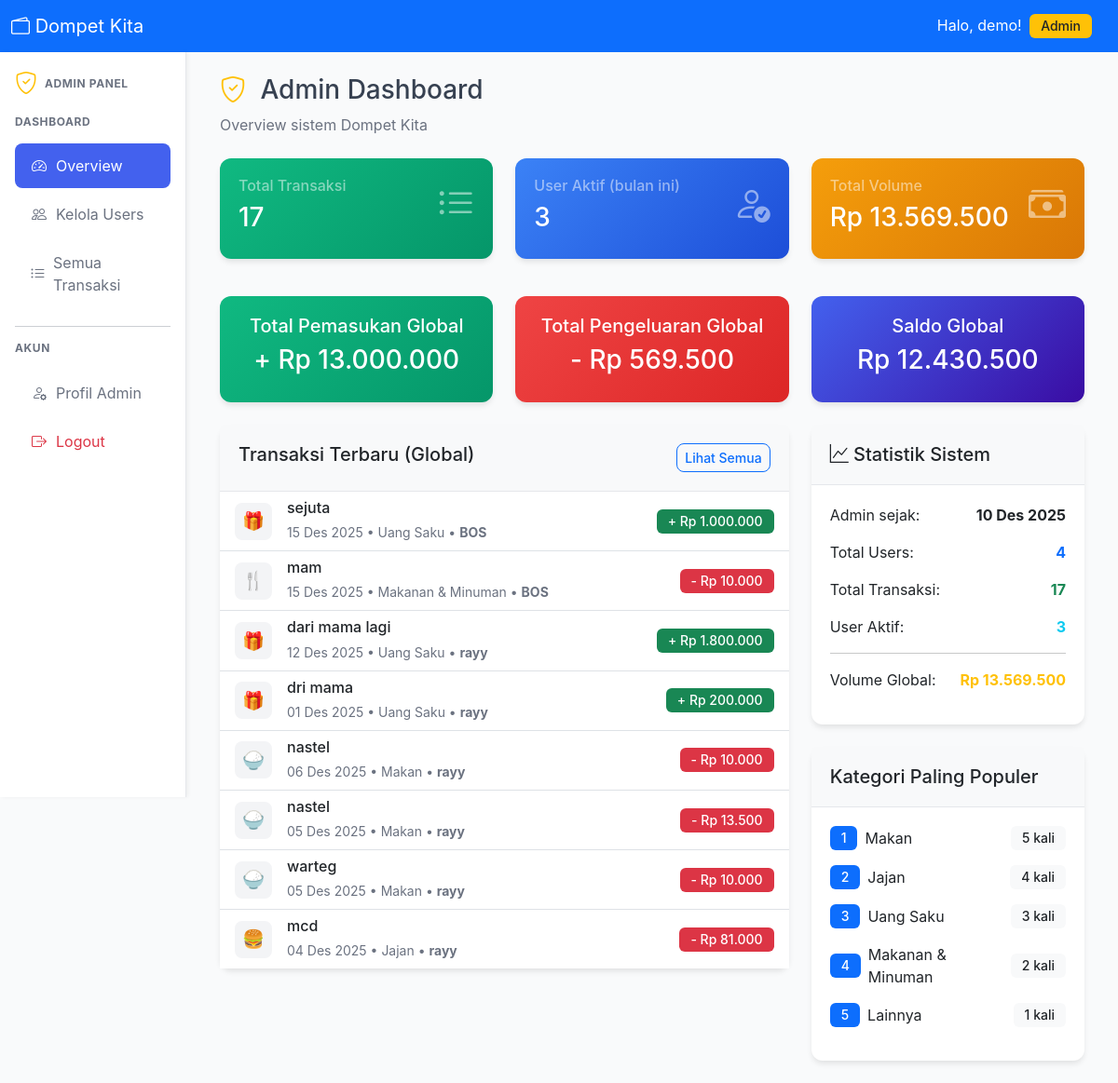
Page /admin/dashboard.php (signed in) on the committed database.
### tables this page shows
CREATE TABLE `transactions` (
  `id` int NOT NULL,
  `user_id` int NOT NULL,
  `category_id` int NOT NULL,
  `type` enum('income','expense') NOT NULL,
  `description` varchar(255) NOT NULL,
  `amount` decimal(15,2) NOT NULL,
  `date` date NOT NULL,
  `notes` text,
  `created_at` timestamp NULL DEFAULT CURRENT_TIMESTAMP,
  `updated_at` timestamp NULL DEFAULT CURRENT_TIMESTAMP ON UPDATE CURRENT_TIMESTAMP
);

CREATE TABLE `categories` (
  `id` int NOT NULL,
  `user_id` int DEFAULT NULL,
  `name` varchar(100) NOT NULL,
  `icon` varchar(10) DEFAULT 0xF09F92B0,
  `color` varchar(7) DEFAULT '#6b7280',
  `type` enum('income','expense') NOT NULL,
  `is_default` tinyint(1) DEFAULT '0',
  `created_at` timestamp NULL DEFAULT CURRENT_TIMESTAMP
);

CREATE TABLE `users` (
  `id` int NOT NULL,
  `username` varchar(50) NOT NULL,
  `name` varchar(100) NOT NULL,
  `email` varchar(100) NOT NULL,
  `password` varchar(255) NOT NULL,
  `role` enum('user','admin') DEFAULT 'user',
  `monthly_budget` decimal(15,2) DEFAULT '1500000.00',
  `created_at` timestamp NULL DEFAULT CURRENT_TIMESTAMP,
  `updated_at` timestamp NULL DEFAULT CURRENT_TIMESTAMP ON UPDATE CURRENT_TIMESTAMP
);

### crud/admin-crud.php (called while the page is built, shortened)
<?php
function getGlobalStats() {
    $db = getDB();
    $stats = [];
    $result = $db->query("SELECT COUNT(*) as count FROM users");
    $stats['total_users'] = $result->fetch_assoc()['count'];
    $result = $db->query("SELECT COUNT(*) as count FROM users WHERE role = 'admin'");
    $stats['total_admins'] = $result->fetch_assoc()['count'];
    $result = $db->query("SELECT COUNT(*) as count FROM users WHERE role = 'user'");
    $stats['total_regular_users'] = $result->fetch_assoc()['count'];
    $result = $db->query("SELECT COUNT(*) as count FROM transactions");
    $stats['total_transactions'] = $result->fetch_assoc()['count'];
    $result = $db->query("SELECT COALESCE(SUM(amount), 0) as total FROM transactions WHERE type = 'income'");
    $stats['total_income'] = $result->fetch_assoc()['total'];
    $result = $db->query("SELECT COALESCE(SUM(amount), 0) as total FROM transactions WHERE type = 'expense'");
    $stats['total_expense'] = $result->fetch_assoc()['total'];
    $result = $db->query("
        SELECT COUNT(DISTINCT user_id) as count
        FROM transactions
        WHERE MONTH(created_at) = MONTH(CURRENT_DATE())
        AND YEAR(created_at) = YEAR(CURRENT_DATE())
    ");
    $stats['active_users'] = $result->fetch_assoc()['count'];
    $result = $db->query("
        SELECT c.name, COUNT(*) as usage_count
        FROM transactions t
        JOIN categories c ON t.category_id = c.id
        GROUP BY c.id, c.name
        ORDER BY usage_count DESC
        LIMIT 5
    ");
    $stats['popular_categories'] = $result->fetch_all(MYSQLI_ASSOC);
    return $stats;
}
function getRecentTransactionsGlobal($limit = 10) {
    $db = getDB();
    $stmt = $db->prepare("
        SELECT t.*, c.name as category_name, c.icon as category_icon, c.color as category_color,
               u.username
        FROM transactions t
        JOIN categories c ON t.category_id = c.id
        JOIN users u ON t.user_id = u.id
        ORDER BY t.created_at DESC
        LIMIT ?
    ");
    $stmt->bind_param("i", $limit);
    $stmt->execute();
    $result = $stmt->get_result();
    $transactions = [];
    while ($row = $result->fetch_assoc()) {
        $transactions[] = $row;
    }
    return $transactions;
}
?>

### config.php (called while the page is built, shortened)
<?php
function formatRupiah($angka) {
    return 'Rp ' . number_format((float)$angka, 0, ',', '.');
}
function formatTanggal($tanggal) {
    $bulan = [
        '01' => 'Jan', '02' => 'Feb', '03' => 'Mar', '04' => 'Apr',
        '05' => 'Mei', '06' => 'Jun', '07' => 'Jul', '08' => 'Ags',
        '09' => 'Sep', '10' => 'Okt', '11' => 'Nov', '12' => 'Des'
    ];
    $tgl = date('d', strtotime($tanggal));
    $bln = $bulan[date('m', strtotime($tanggal))];
    $thn = date('Y', strtotime($tanggal));
    return "$tgl $bln $thn";
}
?>

### crud/user-crud.php (called while the page is built, shortened)
<?php
function getUserById($user_id) {
    $db = getDB();
    $stmt = $db->prepare("SELECT username, name, email, monthly_budget, created_at FROM users WHERE id = ?");
    $stmt->bind_param("i", $user_id);
    $stmt->execute();
    return $stmt->get_result()->fetch_assoc();
}
?>

### admin/dashboard.php (the view, shortened to what this page needs)
<?php
require_once '../config.php';
require_once '../crud/admin-crud.php';
require_once '../crud/user-crud.php';
$admin_id = $_SESSION['user_id'];
$admin = getUserById($admin_id);
$stats = getGlobalStats();
$recent_transactions = getRecentTransactionsGlobal(8);
include '../includes/header.php';
include '../includes/admin-sidebar.php';
?>
<div class="d-flex justify-content-between align-items-center mb-4">
    <div>
        <h1 class="h3">
            <i class="bi bi-shield-check text-warning me-2"></i>
            Admin Dashboard
        </h1>
        <p class="text-muted mb-0">Overview sistem Dompet Kita</p>
    </div>
</div>
<div class="row mb-4">
    <div class="col-md-4 mb-3">
        <div class="card stat-card bg-success text-white">
            <div class="card-body">
                <div class="d-flex justify-content-between">
                    <div>
                        <h6 class="text-white-50">Total Transaksi</h6>
                        <h3><?php echo number_format($stats['total_transactions']); ?></h3>
                    </div>
                    <i class="bi bi-list-ul fs-1 opacity-50"></i>
                </div>
            </div>
        </div>
    </div>
    <div class="col-md-4 mb-3">
        <div class="card stat-card bg-info text-white">
            <div class="card-body">
                <div class="d-flex justify-content-between">
                    <div>
                        <h6 class="text-white-50">User Aktif (bulan ini)</h6>
                        <h3><?php echo number_format($stats['active_users']); ?></h3>
                    </div>
                    <i class="bi bi-person-check fs-1 opacity-50"></i>
                </div>
            </div>
        </div>
    </div>
    <div class="col-md-4 mb-3">
        <div class="card stat-card bg-warning text-white">
            <div class="card-body">
                <div class="d-flex justify-content-between">
                    <div>
                        <h6 class="text-white-50">Total Volume</h6>
                        <h3><?php echo formatRupiah($stats['total_income'] + $stats['total_expense']); ?></h3>
                    </div>
                    <i class="bi bi-cash-stack fs-1 opacity-50"></i>
                </div>
            </div>
        </div>
    </div>
</div>
<div class="row mb-4">
    <div class="col-md-4">
        <div class="card stat-card income-card">
            <div class="card-body text-center">
                <h5>Total Pemasukan Global</h5>
                <h3>+ <?php echo formatRupiah($stats['total_income']); ?></h3>
            </div>
        </div>
    </div>
    <div class="col-md-4">
        <div class="card stat-card expense-card">
            <div class="card-body text-center">
                <h5>Total Pengeluaran Global</h5>
                <h3>- <?php echo formatRupiah($stats['total_expense']); ?></h3>
            </div>
        </div>
    </div>
    <div class="col-md-4">
        <div class="card stat-card balance-card">
            <div class="card-body text-center">
                <h5>Saldo Global</h5>
                <h3><?php echo formatRupiah($stats['total_income'] - $stats['total_expense']); ?></h3>
            </div>
        </div>
    </div>
</div>
<div class="row">
    <div class="col-lg-8">
        <div class="card">
            <div class="card-header d-flex justify-content-between">
                <h5 class="mb-0">Transaksi Terbaru (Global)</h5>
                <a href="transactions.php" class="btn btn-sm btn-outline-primary">Lihat Semua</a>
            </div>
            <div class="card-body p-0">
                <?php if (empty($recent_transactions)): ?>
                <div class="text-center p-4">
                    <i class="bi bi-cash-stack fs-1 text-muted"></i>
                    <p class="text-muted mt-2">Belum ada transaksi</p>
                </div>
                <?php else: ?>
                <div class="list-group list-group-flush">
                    <?php foreach ($recent_transactions as $transaction): ?>
                    <div class="list-group-item">
                        <div class="d-flex justify-content-between align-items-center">
                            <div class="d-flex align-items-center">
                                <div class="transaction-icon me-3">
                                    <?php echo $transaction['category_icon']; ?>
                                </div>
                                <div>
                                    <h6 class="mb-1"><?php echo htmlspecialchars($transaction['description']); ?></h6>
                                    <small class="text-muted">
                                        <?php echo formatTanggal($transaction['date']); ?> •
                                        <?php echo htmlspecialchars($transaction['category_name']); ?> •
                                        <strong><?php echo htmlspecialchars($transaction['username']); ?></strong>
                                    </small>
                                </div>
                            </div>
                            <div class="text-end">
                                <span class="badge <?php echo $transaction['type'] === 'income' ? 'bg-success' : 'bg-danger'; ?>">
                                    <?php echo $transaction['type'] === 'income' ? '+' : '-'; ?>
                                    <?php echo formatRupiah($transaction['amount']); ?>
                                </span>
                            </div>
                        </div>
                    </div>
                    <?php endforeach; ?>
                </div>
                <?php endif; ?>
            </div>
        </div>
    </div>
    <div class="col-lg-4">
        <div class="card mb-4">
            <div class="card-header">
                <h5 class="mb-0">
                    <i class="bi bi-graph-up"></i> Statistik Sistem
                </h5>
            </div>
            <div class="card-body">
                <div class="mb-3">
                    <div class="d-flex justify-content-between">
                        <span>Admin sejak:</span>
                        <span class="fw-bold"><?php echo formatTanggal($admin['created_at']); ?></span>
                    </div>
                </div>
                <div class="mb-3">
                    <div class="d-flex justify-content-between">
                        <span>Total Users:</span>
                        <span class="fw-bold text-primary"><?php echo number_format($stats['total_users']); ?></span>
                    </div>
                </div>
                <div class="mb-3">
                    <div class="d-flex justify-content-between">
                        <span>Total Transaksi:</span>
                        <span class="fw-bold text-success"><?php echo number_format($stats['total_transactions']); ?></span>
                    </div>
                </div>
                <div class="mb-3">
                    <div class="d-flex justify-content-between">
                        <span>User Aktif:</span>
                        <span class="fw-bold text-info"><?php echo number_format($stats['active_users']); ?></span>
                    </div>
                </div>
                <hr>
                <div class="mb-3">
                    <div class="d-flex justify-content-between">
                        <span>Volume Global:</span>
                        <span class="fw-bold text-warning">
                            <?php echo formatRupiah($stats['total_income'] + $stats['total_expense']); ?>
                        </span>
                    </div>
                </div>
            </div>
        </div>
        <div class="card">
            <div class="card-header">
                <h5 class="mb-0">Kategori Paling Populer</h5>
            </div>
            <div class="card-body">
                <?php if (empty($stats['popular_categories'])): ?>
                <div class="text-center text-muted">
                    <i class="bi bi-pie-chart fs-1"></i>
                    <p class="mt-2">Belum ada data</p>
                </div>
                <?php else: ?>
                <?php foreach ($stats['popular_categories'] as $index => $category): ?>
                <div class="d-flex justify-content-between align-items-center mb-3">
                    <div class="d-flex align-items-center">
                        <span class="badge bg-primary me-2"><?php echo $index + 1; ?></span>
                        <span><?php echo htmlspecialchars($category['name']); ?></span>
                    </div>
                    <span class="badge bg-light text-dark"><?php echo number_format($category['usage_count']); ?> kali</span>
                </div>
                <?php endforeach; ?>
                <?php endif; ?>
            </div>
        </div>
    </div>
</div>
<?php
include '../includes/footer.php';
?>

### assets/css/style.css (style rules this page uses)
:root { --primary: #4361ee; --secondary: #3a0ca3; --success: #10b981; --danger: #ef4444; --warning: #f59e0b; --info: #3b82f6; --light: #f8f9fa; --dark: #1f2937; --gray: #6b7280; }
body { background-color: #f9fafb; font-family: 'Inter', -apple-system, BlinkMacSystemFont, 'Segoe UI', Roboto, sans-serif; color: #374151; }
.stat-card { border-radius: 12px; border: none; box-shadow: 0 4px 6px -1px rgba(0, 0, 0, 0.1); transition: transform 0.2s; overflow: hidden; }
.balance-card { background: linear-gradient(135deg, var(--primary), var(--secondary)); color: white; }
.income-card { background: linear-gradient(135deg, var(--success), #059669); color: white; }
.expense-card { background: linear-gradient(135deg, var(--danger), #dc2626); color: white; }
.transaction-icon { width: 40px; height: 40px; border-radius: 8px; display: flex; align-items: center; justify-content: center; background-color: #f3f4f6; font-size: 1.2rem; }
.badge { font-size: 0.875rem; font-weight: 500; padding: 0.375rem 0.75rem; }
.btn { border-radius: 8px; font-weight: 500; transition: all 0.2s; }
.card { border-radius: 12px; border: none; box-shadow: 0 4px 6px -1px rgba(0, 0, 0, 0.1); }
.card-header { background-color: #f8f9fa; border-bottom: 1px solid #e5e7eb; border-radius: 12px 12px 0 0; padding: 1.25rem; }
.card-body { padding: 1.25rem; }
.card { animation: fadeIn 0.3s ease-out; }
.text-muted { color: #6b7280 !important; }
.stat-card.bg-success { background: linear-gradient(135deg, #10b981, #059669) !important; }
.stat-card.bg-info { background: linear-gradient(135deg, #3b82f6, #1d4ed8) !important; }
.stat-card.bg-warning { background: linear-gradient(135deg, #f59e0b, #d97706) !important; }
.badge.bg-danger { background-color: #dc3545 !important; }

### rows in the picture
transactions: category.icon "🎁", description "sejuta", date "15 Des 2025", category.name "Uang Saku", user.username "BOS", amount "Rp 1.000.000"
transactions: category.icon "🍴", description "mam", date "15 Des 2025", category.name "Makanan & Minuman", user.username "BOS", amount "Rp 10.000"
transactions: category.icon "🎁", description "dari mama lagi", date "12 Des 2025", category.name "Uang Saku", user.username "rayy", amount "Rp 1.800.000"
transactions: category.icon "🎁", description "dri mama", date "01 Des 2025", category.name "Uang Saku", user.username "rayy", amount "Rp 200.000"
transactions: category.icon "🍚", description "nastel", date "06 Des 2025", category.name "Makan", user.username "rayy", amount "Rp 10.000"
transactions: category.icon "🍚", description "nastel", date "05 Des 2025", category.name "Makan", user.username "rayy", amount "Rp 13.500"
transactions: category.icon "🍚", description "warteg", date "05 Des 2025", category.name "Makan", user.username "rayy", amount "Rp 10.000"
transactions: category.icon "🍔", description "mcd", date "04 Des 2025", category.name "Jajan", user.username "rayy", amount "Rp 81.000"
users: created_at "10 Des 2025"

### other values in the picture
$username "demo"
$stats['total_transactions'] "17"
$stats['active_users'] "3"
formatRupiah($stats['total_income'] + $stats['total_expense']) "Rp 13.569.500"
formatRupiah($stats['total_income']) "Rp 13.000.000"
formatRupiah($stats['total_expense']) "Rp 569.500"
formatRupiah($stats['total_income'] - $stats['total_expense']) "Rp 12.430.500"
$stats['total_users'] "4"
$category['name'] "Makan"
$category['usage_count'] "5"
$category['name'] "Jajan"
$category['usage_count'] "4"
$category['name'] "Uang Saku"
$category['usage_count'] "3"
$category['name'] "Makanan & Minuman"
